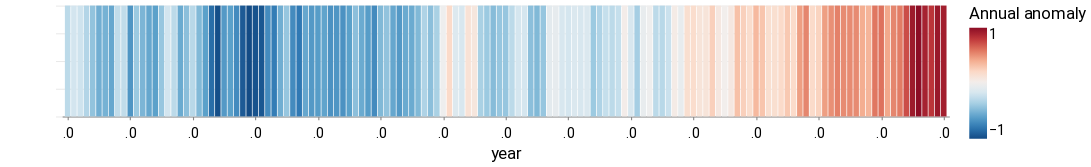

Notebook cell for this chart:
### Code cell
alt.Chart(seatemps).mark_bar().encode(
    x=alt.X("year", stack="normalize"),
    y=alt.Y("y", axis=alt.Axis(labels=False, ticks=False), title=""),
    color=alt.Color(
        ("Annual anomaly"), scale=alt.Scale(scheme="redblue", reverse=True)
    ),
).properties(width=800, height=100)

### Figure 1 — Vega-Lite specification as saved in the notebook (floating-point values rounded to 4 significant figures; data arrays with more than 128 entries replaced by an {"elided": "..."} marker saying what was removed)
{"config": {"view": {"width": 800, "height": 450, "strokeOpacity": 0}, "background": "#ffffff", "title": {"anchor": "start", "font": "Summit Sans", "fontColor": "palette[\"black\"]", "fontSize": 18, "fontWeight": "normal"}, "arc": {"fill": "#00d4d8"}, "area": {"fill": "#00d4d8"}, "line": {"stroke": "#00d4d8", "strokeWidth": 3}, "path": {"stroke": "#00d4d8"}, "rect": {"fill": "#00d4d8"}, "shape": {"stroke": "#00d4d8"}, "bar": {"fill": "#00d4d8"}, "point": {"stroke": "#00d4d8"}, "symbol": {"fill": "#00d4d8", "size": 30}, "axis": {"titleFont": "Roboto", "titleFontSize": 15, "titleFontWeight": "normal", "labelFont": "Roboto, sans", "labelFontSize": 13, "labelFontWeight": "normal"}, "axisX": {"labelAngle": 0, "labelPadding": 6, "tickSize": 3, "grid": false}, "axisY": {"labelBaseline": "middle", "maxExtent": 45, "minExtent": 45, "titleAlign": "left", "titleAngle": 0, "titleX": -45, "titleY": -11, "domainOpacity": 0, "gridWidth": 0.6, "gridColor": "#dddddd", "offset": 6, "tickSize": 0, "titleColor": "#767676"}, "legend": {"titleFont": "Roboto", "titleFontSize": 15, "titleFontWeight": "normal", "symbolType": "square", "labelFont": "Roboto, sans", "labelFontSize": 13}, "range": {"category": ["#005f66", "#e37e2d", "#d64a3b", "#76b0ef", "#c1bc40"], "diverging": ["#e68a4f", "#f4bb6a", "#f9e39c", "#dadfe2", "#a6b7c6", "#849eae"], "heatmap": ["#7ff6f6", "#00eeef", "#00d4d8", "#00abb2", "#00848b", "#fbf2c7", "#00363d"], "ordinal": ["#7ff6f6", "#00eeef", "#00d4d8", "#00abb2", "#00848b", "#fbf2c7", "#00363d"], "ramp": ["#7ff6f6", "#00eeef", "#00d4d8", "#00abb2", "#00848b", "#fbf2c7", "#00363d"]}}, "data": {"name": "data-443b4af399bbaa19526676e8a1cbfa1c"}, "mark": "bar", "encoding": {"color": {"field": "Annual anomaly", "scale": {"reverse": true, "scheme": "redblue"}, "type": "quantitative"}, "x": {"field": "year", "stack": "normalize", "type": "temporal"}, "y": {"axis": {"labels": false, "ticks": false}, "field": "y", "title": "", "type": "quantitative"}}, "height": 100, "width": 800, "$schema": "https://vega.github.io/schema/vega-lite/v4.17.0.json", "datasets": {"data-443b4af399bbaa19526676e8a1cbfa1c": {"elided": "141 records"}}}
